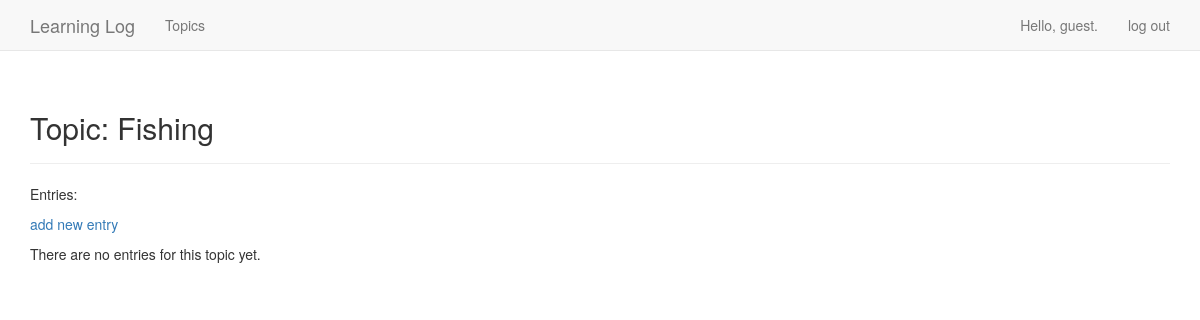
The app's page /topics/4/ (signed in), older data.
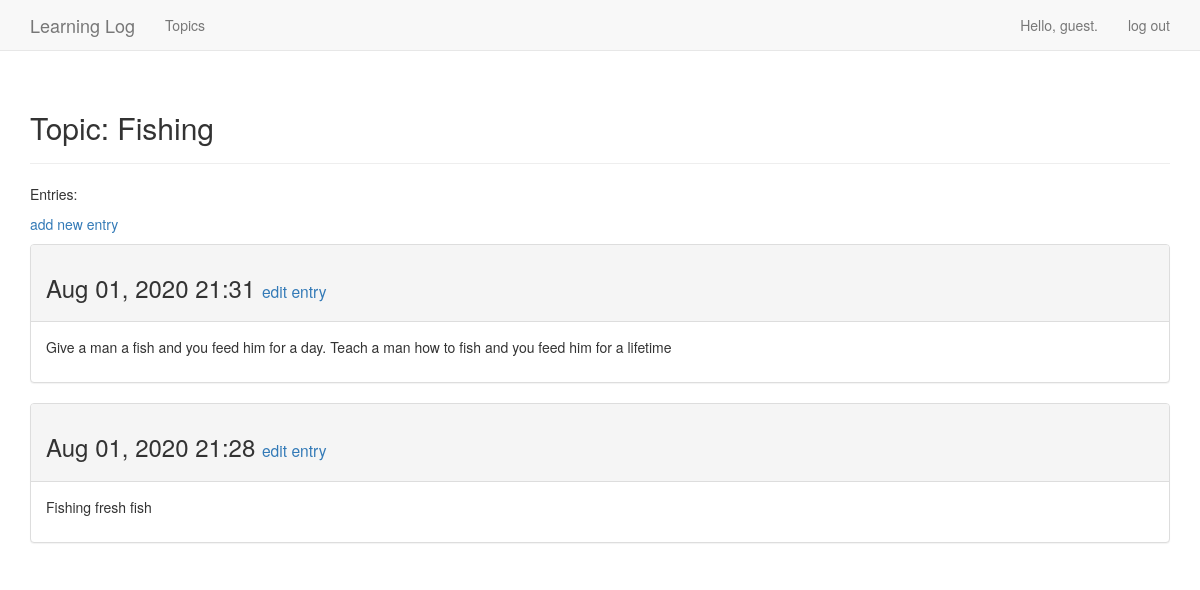
The same page, newer data.
### learning_logs/models.py (models this page shows, shortened)
class Topic(models.Model):
    text = models.CharField(max_length=200)
    date_added = models.DateTimeField(auto_now_add=True)
    owner = models.ForeignKey(User, on_delete=models.CASCADE)
    def __str__(self):
        return self.text

class Entry(models.Model):
    topic = models.ForeignKey(Topic, on_delete=models.CASCADE)
    text = models.TextField()
    date_added = models.DateTimeField(auto_now_add=True)
    class Meta:
        verbose_name_plural = 'entries'

### learning_logs/views.py (the view)
# urls.py: re_path(r'^topics/(?P<topic_id>\d+)/$', views.topic, name='topic'),
@login_required
def topic(request, topic_id):
    topic = Topic.objects.get(id=topic_id)
    check_topic_owner(topic, request)
    entries = topic.entry_set.order_by('-date_added')
    context = {'topic': topic, 'entries': entries}
    return render(request, 'learning_logs/topic.html', context)

### learning_logs/views.py (called while the page is built)
def check_topic_owner(topic, request):
    if topic.owner != request.user:
        raise Http404

### learning_logs/templates/learning_logs/topic.html (shortened to what this page needs)
<!DOCTYPE html>
<html lang="en">
<head>
</head>
<body>
{% extends 'learning_logs/base.html' %}
{% block header %}
    <h2>Topic: {{ topic }}</h2>
{% endblock header %}
{% block content %}
    <p>Entries: </p>
        <p>
            <a href="{% url 'new_entry' topic.id %}">add new entry</a>
        </p>
            {% for entry in entries %}
            <div class="panel panel-default">
                <div class="panel-heading">
                    <h3>
                        {{ entry.date_added|date:"M d, Y H:i" }}
                        <small>
                            <a href="{% url 'edit_entry' entry.id %}">edit entry</a>
                        </small>
                    </h3>
                </div>
                <div class="panel-body">
                    {{ entry.text|linebreaks }}
                </div>
            </div>
            {% empty %}
                There are no entries for this topic yet.
            {% endfor %}
{% endblock content %}

### learning_logs/templates/learning_logs/base.html (shortened to what this page needs)
{% load bootstrap3 %}
<!DOCTYPE html>
<html lang="en">
    <head>
        {% bootstrap_css %}
    </head>
        <body>
        <nav class="navbar navbar-default navbar-static-top">
            <div class="container">
                <div class="navbar-header">
                    <a class="navbar-brand" href="{% url 'index' %}">Learning Log</a>
                </div>
                <div id="navbar" class="navbar-collapse collapse">
                    <ul class="nav navbar-nav">
                        <li><a href="{% url 'topics' %}">Topics</a></li>
                    </ul>
                    <ul class="nav navbar-nav navbar-right">
                        {% if user.is_authenticated %}
                            <li><a>Hello, {{ user.username }}.</a></li>
                            <li><a href="{% url 'logout' %}">log out</a></li>
                        {% else %}
                            <li><a href="{% url 'register' %}">register</a></li>
                            <li><a href="{% url 'login' %}">log in</a></li>
                        {% endif %}
                    </ul>
                </div>
            </div>
        </nav>
            <div class="container">
                <div class="page-header">
                    {% block header %}{% endblock header %}
                </div>
                <div>
                    {% block content %}{% endblock content %}
                </div>
            </div>
        </body>
</html>

Row changes from the older to the newer data that the page shows:
added Entry: date_added "Aug 01, 2020 21:31", text "Give a man a fish and you feed him for a day. Teach a man how to fish and you feed him for a lifetime"
added Entry: date_added "Aug 01, 2020 21:28", text "Fishing fresh fish"
Text that changed along with them:
text no longer shown: "There are no entries for this topic yet."
